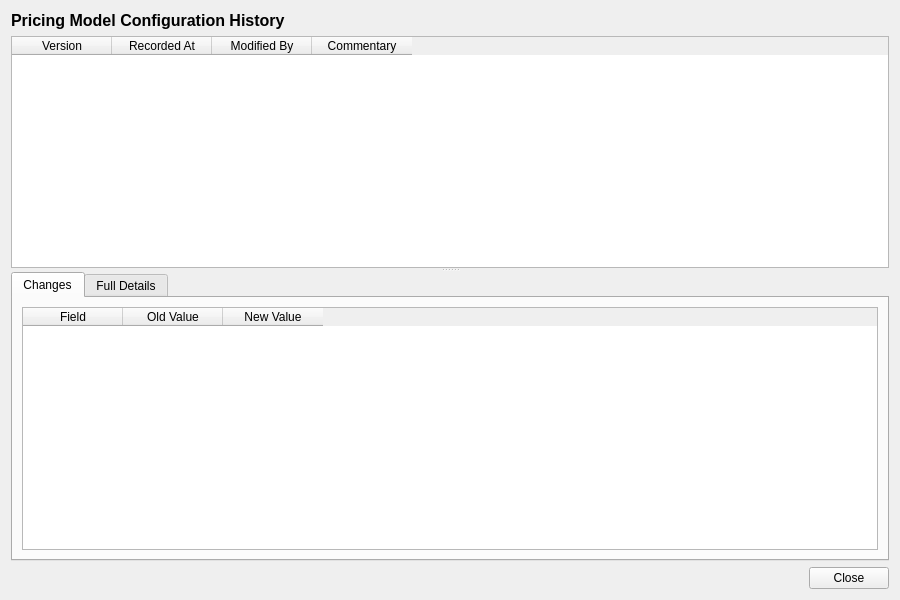
<?xml version="1.0" encoding="UTF-8"?>
<ui version="4.0">
 <class>PricingModelConfigHistoryDialog</class>
 <widget class="QWidget" name="PricingModelConfigHistoryDialog">
  <property name="geometry">
   <rect>
    <x>0</x>
    <y>0</y>
    <width>900</width>
    <height>600</height>
   </rect>
  </property>
  <property name="windowTitle">
   <string>Pricing Model Configuration History</string>
  </property>
  <layout class="QVBoxLayout" name="verticalLayout">
   <item>
    <widget class="QLabel" name="titleLabel">
     <property name="font">
      <font>
       <pointsize>12</pointsize>
       <bold>true</bold>
      </font>
     </property>
     <property name="text">
      <string>Pricing Model Configuration History</string>
     </property>
    </widget>
   </item>
   <item>
    <widget class="QSplitter" name="splitter">
     <property name="orientation">
      <enum>Qt::Vertical</enum>
     </property>
     <widget class="QTableWidget" name="versionListWidget">
      <property name="minimumHeight">
       <number>150</number>
      </property>
      <property name="maximumHeight">
       <number>250</number>
      </property>
      <property name="alternatingRowColors">
       <bool>true</bool>
      </property>
      <property name="editTriggers">
       <set>QAbstractItemView::NoEditTriggers</set>
      </property>
      <property name="selectionMode">
       <enum>QAbstractItemView::SingleSelection</enum>
      </property>
      <property name="selectionBehavior">
       <enum>QAbstractItemView::SelectRows</enum>
      </property>
      <column>
       <property name="text">
        <string>Version</string>
       </property>
      </column>
      <column>
       <property name="text">
        <string>Recorded At</string>
       </property>
      </column>
      <column>
       <property name="text">
        <string>Modified By</string>
       </property>
      </column>
      <column>
       <property name="text">
        <string>Commentary</string>
       </property>
      </column>
     </widget>
     <widget class="QWidget" name="detailWidget">
      <layout class="QVBoxLayout" name="detailLayout">
       <property name="leftMargin">
        <number>0</number>
       </property>
       <property name="topMargin">
        <number>0</number>
       </property>
       <property name="rightMargin">
        <number>0</number>
       </property>
       <property name="bottomMargin">
        <number>0</number>
       </property>
       <item>
        <widget class="QTabWidget" name="tabWidget">
         <property name="currentIndex">
          <number>0</number>
         </property>
         <widget class="QWidget" name="changesTab">
          <attribute name="title">
           <string>Changes</string>
          </attribute>
          <layout class="QVBoxLayout" name="changesTabLayout">
           <item>
            <widget class="QTableWidget" name="changesTableWidget">
             <property name="editTriggers">
              <set>QAbstractItemView::NoEditTriggers</set>
             </property>
             <property name="alternatingRowColors">
              <bool>true</bool>
             </property>
             <property name="selectionMode">
              <enum>QAbstractItemView::SingleSelection</enum>
             </property>
             <property name="selectionBehavior">
              <enum>QAbstractItemView::SelectRows</enum>
             </property>
             <column>
              <property name="text">
               <string>Field</string>
              </property>
             </column>
             <column>
              <property name="text">
               <string>Old Value</string>
              </property>
             </column>
             <column>
              <property name="text">
               <string>New Value</string>
              </property>
             </column>
            </widget>
           </item>
          </layout>
         </widget>
         <widget class="QWidget" name="fullDetailsTab">
          <attribute name="title">
           <string>Full Details</string>
          </attribute>
          <layout class="QVBoxLayout" name="fullDetailsTabLayout">
           <item>
            <widget class="QScrollArea" name="scrollArea">
             <property name="widgetResizable">
              <bool>true</bool>
             </property>
             <widget class="QWidget" name="scrollAreaWidgetContents">
              <property name="geometry">
               <rect>
                <x>0</x>
                <y>0</y>
                <width>560</width>
                <height>450</height>
               </rect>
              </property>
              <layout class="QFormLayout" name="formLayout">
               <item row="0" column="0">
                <widget class="QLabel" name="nameLabel">
                 <property name="text">
                  <string>Name:</string>
                 </property>
                </widget>
               </item>
               <item row="0" column="1">
                <widget class="QLabel" name="nameValue">
                 <property name="text">
                  <string/>
                 </property>
                </widget>
               </item>
               <item row="1" column="0">
                <widget class="QLabel" name="config_variantLabel">
                 <property name="text">
                  <string>Variant:</string>
                 </property>
                </widget>
               </item>
               <item row="1" column="1">
                <widget class="QLabel" name="configVariantValue">
                 <property name="text">
                  <string/>
                 </property>
                </widget>
               </item>
               <item row="2" column="0">
                <widget class="QLabel" name="descriptionLabel">
                 <property name="text">
                  <string>Description:</string>
                 </property>
                </widget>
               </item>
               <item row="2" column="1">
                <widget class="QLabel" name="descriptionValue">
                 <property name="text">
                  <string/>
                 </property>
                 <property name="wordWrap">
                  <bool>true</bool>
                 </property>
                </widget>
               </item>
               <item row="3" column="0">
                <widget class="QLabel" name="versionNumberLabel">
                 <property name="text">
                  <string>Version:</string>
                 </property>
                </widget>
               </item>
               <item row="3" column="1">
                <widget class="QLabel" name="versionNumberValue">
                 <property name="text">
                  <string/>
                 </property>
                </widget>
               </item>
               <item row="4" column="0">
                <widget class="QLabel" name="modifiedByLabel">
                 <property name="text">
                  <string>Modified By:</string>
                 </property>
                </widget>
               </item>
               <item row="4" column="1">
                <widget class="QLabel" name="modifiedByValue">
                 <property name="text">
                  <string/>
                 </property>
                </widget>
               </item>
               <item row="5" column="0">
                <widget class="QLabel" name="recordedAtLabel">
                 <property name="text">
                  <string>Recorded At:</string>
                 </property>
                </widget>
               </item>
               <item row="5" column="1">
                <widget class="QLabel" name="recordedAtValue">
                 <property name="text">
                  <string/>
                 </property>
                </widget>
               </item>
               <item row="6" column="0">
                <widget class="QLabel" name="changeCommentaryLabel">
                 <property name="text">
                  <string>Change Commentary:</string>
                 </property>
                </widget>
               </item>
               <item row="6" column="1">
                <widget class="QLabel" name="changeCommentaryValue">
                 <property name="text">
                  <string/>
                 </property>
                 <property name="wordWrap">
                  <bool>true</bool>
                 </property>
                </widget>
               </item>
              </layout>
             </widget>
            </widget>
           </item>
          </layout>
         </widget>
        </widget>
       </item>
      </layout>
     </widget>
    </widget>
   </item>
   <item>
    <layout class="QHBoxLayout" name="buttonLayout">
     <item>
      <spacer name="horizontalSpacer">
       <property name="orientation">
        <enum>Qt::Horizontal</enum>
       </property>
       <property name="sizeHint" stdset="0">
        <size><width>40</width><height>20</height></size>
       </property>
      </spacer>
     </item>
     <item>
      <widget class="QPushButton" name="closeButton">
       <property name="text">
        <string>Close</string>
       </property>
      </widget>
     </item>
    </layout>
   </item>
  </layout>
 </widget>
 <resources/>
 <connections/>
</ui>
